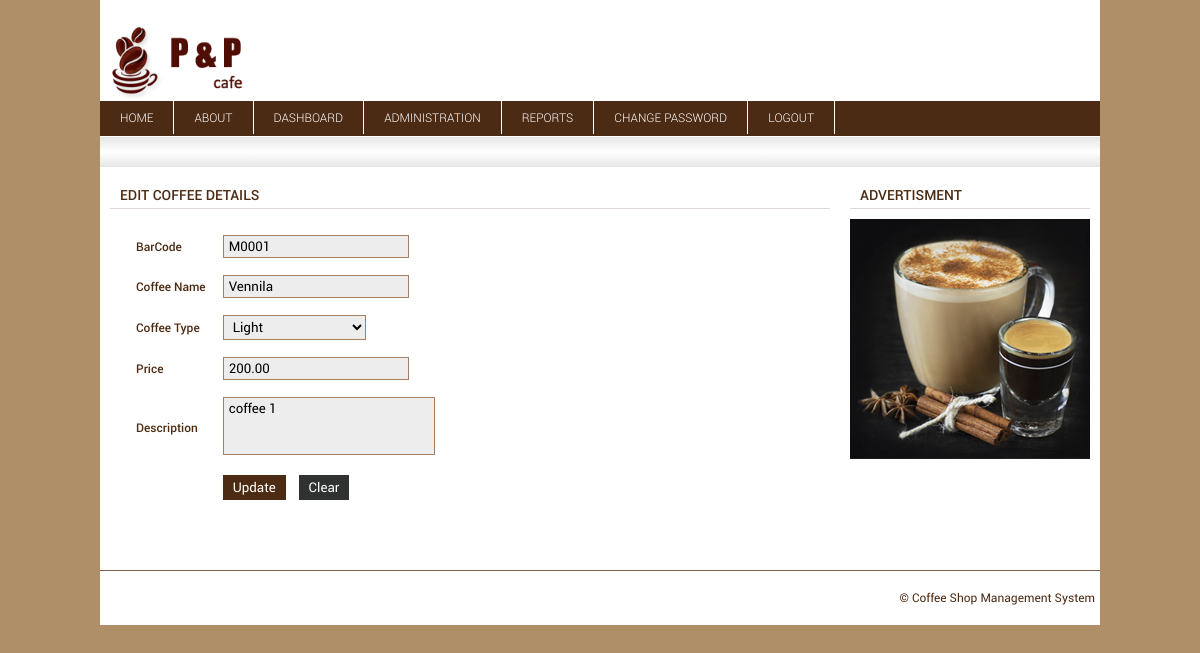
The page /Admin/EditCoffee.php?ce=1 (signed in) on the database its author committed.
### tables this page shows
CREATE TABLE `csms_coffee` (
  `cid` int(11) NOT NULL,
  `bcode` varchar(10) NOT NULL,
  `cname` varchar(30) NOT NULL,
  `ctype` varchar(30) NOT NULL,
  `cprice` decimal(8,2) NOT NULL,
  `cdesc` text NOT NULL,
  `cstatus` int(11) NOT NULL
);

### Admin/EditCoffee.php (the view, shortened to what this page needs)
<!DOCTYPE html>
<html>
	<head>
		<link rel="stylesheet" href="../Style/style.css" type="text/css" />
	</head>
	<body>
		<?php
		include_once("config.php");
		$ls="";$ds="";
		if(isset($_GET['ce']))
		{
			$cid=$_GET['ce'];
			$sql=mysqli_query($con,"select * from csms_coffee where cid=$cid");
			$arr=mysqli_fetch_row($sql);
			if($arr[3]=="Light"){$ls="selected";}else{$ds="selected";}
		}
		?>
		<div id="main_wrap">
			<div id="header">
				<div id="header_left"></div>
				<div id="header_right">
					info@csms.com <br/>
				</div>
			</div>
			<?php include_once("menu.php"); ?>
			<div class="sep_div1"></div>
			<div id="divider1">
			</div>
			<div id="main_content">
				 <div id="cont_left">
					<div class="cont_header txt1">EDIT COFFEE DETAILS</div>
					<div id="admin_main">
						<form action="" method="post" name="edit_coffee" id="edit_coffee" autocomplete="off">
						<table cellspacing="15px">
							<tr>
								<td class="label">BarCode</td>
								<td><input type="text" name="bcode" id="bcode" class="inp1" value="<?php echo $arr[1]; ?>" /></td>
							</tr>
							<tr>
								<td class="label">Coffee Name</td>
								<td><input type="text" name="cname" id="cname" class="inp1" value="<?php echo $arr[2]; ?>" /></td>
							</tr>
							<tr>
								<td class="label">Coffee Type</td>
								<td>
								<select name="ctype" id="ctype" class="inp1">
								<option value="Light" <?php echo $ls; ?>>Light</option>
								</select>
								</td>
							</tr>
							<tr>
								<td class="label">Price</td>
								<td><input type="text" name="cprice" id="cprice" class="inp1" value="<?php echo $arr[4]; ?>" /></td>
							</tr>
							<tr>
								<td class="label">Description</td>
								<td><textarea name="cdesc" id="cdesc" class="inp1" placeholder="Type Description"><?php echo $arr[5]; ?></textarea></td>
							</tr>
							<tr>
								<td class="label"></td>
								<td>
									<input type="submit" name="sub" id="sub" class="sub" value="Update" />
									<input type="reset" name="res" id="res" class="res" value="Clear" />
								</td>
							</tr>
							<tr>
								<td class="err" colspan="2"></td>
							</tr>
							<tr>
								<td colspan="2"><?php if(isset($dbmsg)){echo $dbmsg;} ?></td>
							</tr>
							</table>
						</form>
					</div>
				 </div>
				 <div id="cont_right">
					<div class="cont_header txt1">ADVERTISMENT</div>
					<div class="space10"></div>
					<div class="adv1"><img src="../Images/coffee3.JPG"/></div>
				 </div>
			</div>
			<div class="sep_div2"></div>
			<div id="footer"> &copy; Coffee Shop Management System</div>
		</div>
	</body>
</html>

### Style/style.css (style rules this page uses)
body { margin:0px;padding:0px;background:#af8f67;font-family:VTHRegular;font-size:12px; }
h1,h2,h3,h4,h5,h6,p,table,ul,ol,li,form { margin:0px;padding:0px; }
.space10 { height:10px;clear:both; }
#main_wrap { overflow:auto;width:1000px;margin:0 auto;background:white; }
#header { padding:20px 0px;height:60px;background:#ffffff; }
#header_left { float:left;height:80px;width:160px; background-image:url(../Images/newlogo.PNG);background-size:100%; background-repeat:no-repeat; background-position:center center; }
#header_right { float:right;text-align:right;color:white;padding:15px 5px;font-family:VTHLight;letter-spacing:1px; }
.sep_div1 { height:1px;background:white; }
.sep_div2 { height:1px;background:#7f614d; }
#divider1 { clear:both;height:30px; background: #e5e5e5; background: -moz-linear-gradient(top, #e5e5e5 0%, #ffffff 50%, #e5e5e5 100%); background: -webkit-linear-gradient(top, #e5e5e5 0%,#ffffff 50%,#e5e5e5 100%); background: linear-gradient(to bottom, #e5e5e5 0%,#ffffff 50%,#e5e5e5 100%); }
#main_content { overflow:auto;padding:10px;width:980px;text-align:justify; }
#cont_left { float:left;overflow:auto;width:720px; }
#cont_right { float:right;overflow:auto;width:240px; }
.cont_header { border-bottom:1px solid #dfd7d6;padding:10px 0px 5px 10px; }
.txt1 { font-size:14px;color:#4c2b14;font-family:VTHMedium; }
.adv1 { height:240px;width:240px; }
#footer { padding:20px 5px;width:990px;text-align:right;color:#4c2b14 }
.label { color:#4c2b14;font-family:VTHMedium; }
.inp1 { padding:3px 5px;outline:0px;border:1px solid #a67e62;background:#eeeded;font-family:VTHRegular; }
.inp1::placeholder { font-size:12px; }
.sub { cursor:pointer;background:#4c2b14;margin:0px 10px 0px 0px;border:0px;outline:0px;padding:5px 10px;color:white;font-family:VTHRegular; }
.res { cursor:pointer;background:#303232;border:0px;outline:0px;padding:5px 10px;color:white;font-family:VTHRegular; }
textarea { resize:none;width:200px;height:50px; }
#admin_main { overflow:auto;padding:10px;text-align:justify; }

### rows shown on the page
csms_coffee: bcode "M0001", cname "Vennila", cprice "200.00", cdesc "coffee 1"
